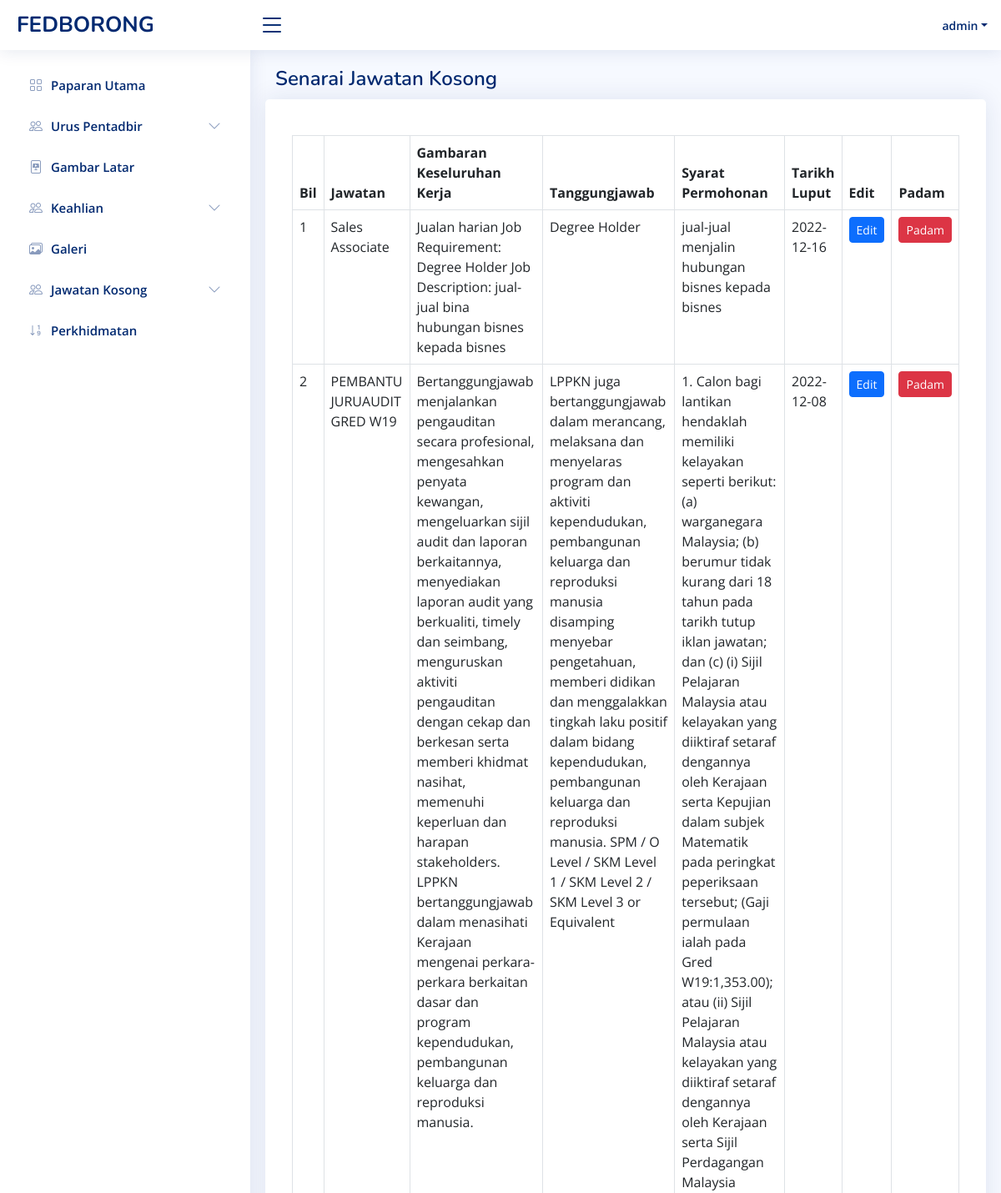
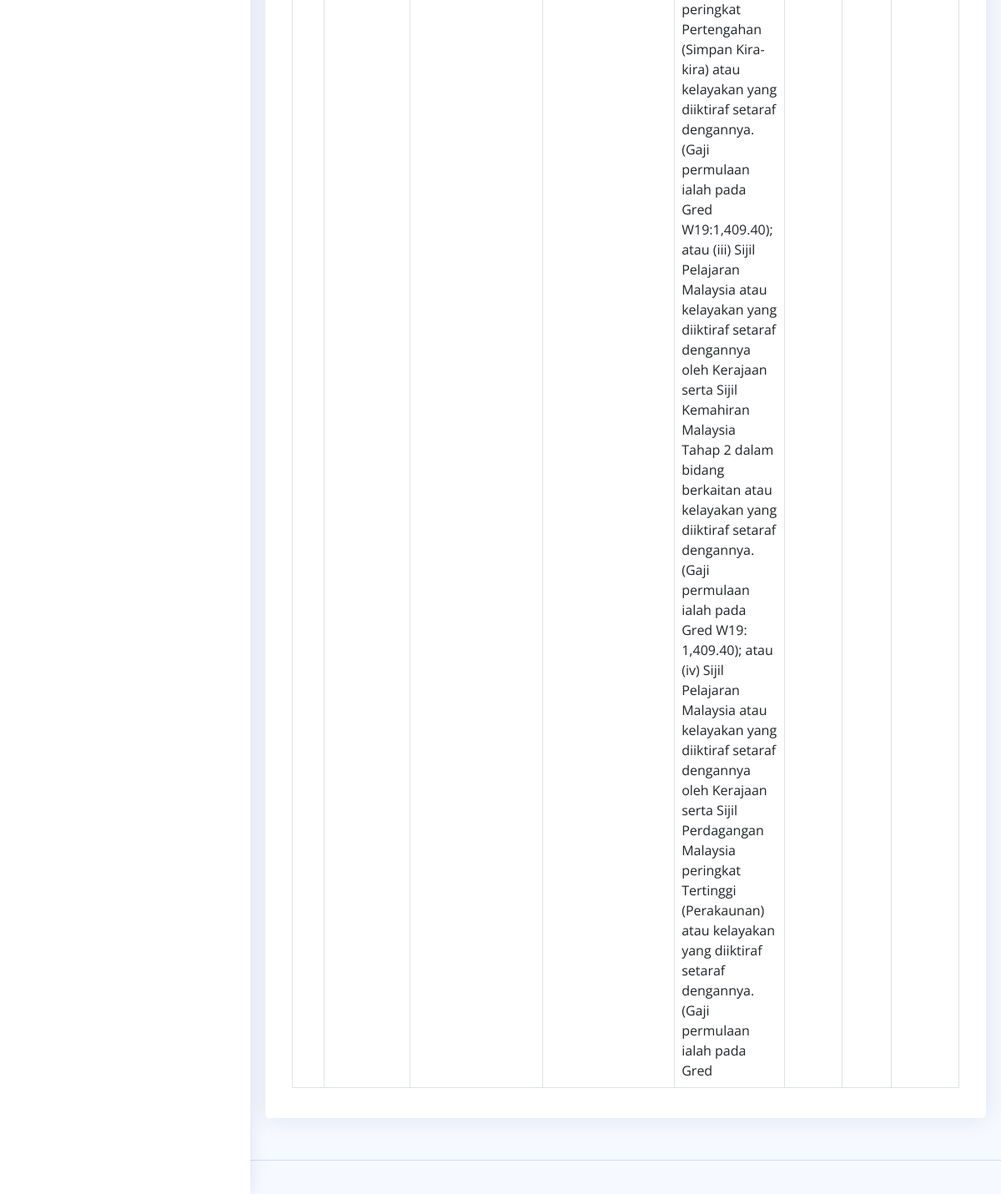
/admin-job.php (signed in), run on an earlier commit of the app's database (2 pictures, top to bottom).
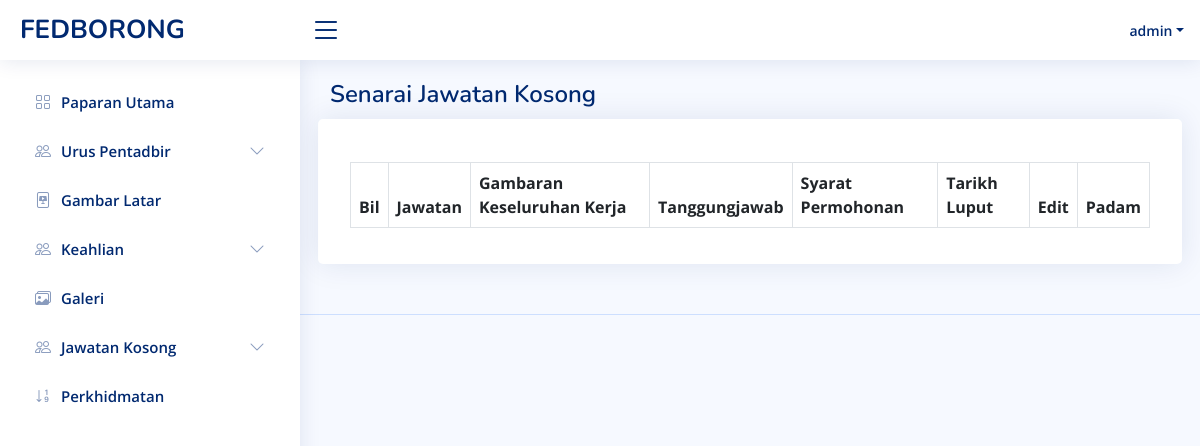
And on a later commit of the database.
### tables this page shows
CREATE TABLE `user` (
  `id` int(11) NOT NULL,
  `name` varchar(255) NOT NULL,
  `email` varchar(255) NOT NULL,
  `password` varchar(255) NOT NULL,
  `status` tinyint(4) NOT NULL
);

CREATE TABLE `jawatan` (
  `id` int(12) NOT NULL,
  `job` text NOT NULL,
  `overview` longtext NOT NULL,
  `responsibilities` mediumtext NOT NULL,
  `requirements` mediumtext NOT NULL,
  `date` date NOT NULL
);

### admin-job.php (the view, shortened to what this page needs)
<?php
    if(isset($_SESSION['username'])) {
?>
<?php
include 'admin/admin-header.php';
require('db_connect.php');
?>
<body>
<?php include 'admin-nav.php';?>
  <main id="main" class="main">
  <div class="pagetitle">
      <h1>Senarai Jawatan Kosong</h1>
    </div>
    <section class="section">
      <div class="row">
      <div class="card">
            <div class="card-body">
              <h5 class="card-title"></h5>
              <table class="table table-bordered ">
                <thead>
                  <tr>
                    <th scope="col">Bil</th>
                    <th scope="col">Jawatan</th>
                    <th scope="col">Gambaran Keseluruhan Kerja</th>
                    <th scope="col">Tanggungjawab</th>
                    <th scope="col">Syarat Permohonan</th>
                    <th scope="col">Tarikh Luput</th>
                    <th scope="col">Edit</th>
                    <th scope="col">Padam</th>
                  </tr>
                </thead>
                <tbody>
                  <?php
                  $count=1;
                  $sel_query="Select * from jawatan ORDER BY id desc;";
                  $result = mysqli_query($conn,$sel_query);
                  while($row = mysqli_fetch_assoc($result)) { ?>
                  <tr>
                    <td><?php echo $count; ?></td>
                    <td><?php echo $row['job'] ?></td>
                    <td><?php echo $row['overview'] ?></td>
                    <td><?php echo $row['responsibilities'] ?></td>
                    <td><?php echo $row['requirements'] ?></td>
                    <td><?php echo $row['date'] ?></td>
                    <td><a href="admin-job-edit?id=<?php echo $row['id'] ?>" class="btn btn-primary btn-sm">Edit</a></td>
                    <td>
                    <button type="button" class="btn btn-danger btn-sm" data-bs-toggle="modal" data-bs-target="#verticalycentered-<?php echo $row['id'] ?>">
                     Padam
                    </button>
                    </td>
                  </tr>
                  <?php $count++; } ?>
                </tbody>
              </table>
            </div>
          </div>
      </div>
    </section>
  </main>
  <?php include 'admin/admin-footer.php' ?>
<?php
    } else {
        header("Location: ./admin-login?error=login_first");
        exit();
    }
 ?>

### admin/admin-header.php (shortened to what this page needs)
<!DOCTYPE html>
<html lang="en">
<head>
  <link rel="stylesheet" href="admin-assets/vendor/datatables-responsive/css/responsive.bootstrap4.min.css">
  <link rel="stylesheet" href="assets/plugins/datatables-bs4/css/dataTables.bootstrap4.min.css">
  <link rel="stylesheet" href="assets/plugins/datatables-responsive/css/responsive.bootstrap4.min.css">
  <link rel="stylesheet" href="assets/plugins/datatables-buttons/css/buttons.bootstrap4.min.css">
  <link href="admin-assets/vendor/bootstrap/css/bootstrap.min.css" rel="stylesheet">
  <link href="admin-assets/vendor/bootstrap-icons/bootstrap-icons.css" rel="stylesheet">
  <link href="admin-assets/vendor/boxicons/css/boxicons.min.css" rel="stylesheet">
  <link href="admin-assets/vendor/quill/quill.snow.css" rel="stylesheet">
  <link href="admin-assets/vendor/quill/quill.bubble.css" rel="stylesheet">
  <link href="admin-assets/vendor/remixicon/remixicon.css" rel="stylesheet">
  <link href="admin-assets/vendor/simple-datatables/style.css" rel="stylesheet">
  <link href="admin-assets/css/style.css" rel="stylesheet">
  <link href="admin-assets/css/custom.css" rel="stylesheet">
</head>
<body>

### admin-nav.php (shortened to what this page needs)
<header id="header" class="header fixed-top d-flex align-items-center">
<?php
require('db_connect.php');
 $id = $_SESSION['username'];
   $user = "SELECT * FROM user WHERE name = '$id'";
   $admins = mysqli_fetch_assoc($conn->query($user) );
?>
<div class="d-flex align-items-center justify-content-between">
    <a href="admin-index" class="logo d-flex align-items-center">
      <span class="d-none d-lg-block">FEDBORONG</span>
    </a>
    <i class="bi bi-list toggle-sidebar-btn"></i>
  </div>
  <nav class="header-nav ms-auto">
    <ul class="d-flex align-items-center">
      <li class="nav-item dropdown pe-3">
        <a class="nav-link nav-profile d-flex align-items-center pe-0" href="#" data-bs-toggle="dropdown">
          <span class="d-none d-md-block dropdown-toggle ps-2"><?php echo $admins['name'];  ?></span>
        </a>
      </li>
    </ul>
  </nav>
</header>
<aside id="sidebar" class="sidebar">
  <ul class="sidebar-nav" id="sidebar-nav">
    <li class="nav-item">
      <a class="nav-link collapsed " href="admin-index">
        <i class="bi bi-grid"></i>
        <span>Paparan Utama</span>
      </a>
    </li>
    <?php if ($admins['status'] == 1) { ?>
    <li class="nav-item">
      <a class="nav-link collapsed" data-bs-target="#tables-nav" data-bs-toggle="collapse" href="#">
        <i class="bi bi-people"></i><span>Urus Pentadbir</span><i class="bi bi-chevron-down ms-auto"></i>
      </a>
    </li>
    <?php } else { ?>
    <?php }?>
    <li class="nav-item">
      <a class="nav-link collapsed" href="admin-slides">
        <i class="bi bi-file-slides"></i>
        <span>Gambar Latar</span>
      </a>
    </li>
    <li class="nav-item">
      <a class="nav-link collapsed" data-bs-target="#tables-nav2" data-bs-toggle="collapse" href="#">
        <i class="bi bi-people"></i><span>Keahlian</span><i class="bi bi-chevron-down ms-auto"></i>
      </a>
    </li>
    <li class="nav-item">
      <a class="nav-link collapsed" href="admin-gallery">
      <i class="bi bi-images"></i>
        <span>Galeri</span>
      </a>
    </li>
    <li class="nav-item">
      <a class="nav-link collapsed" data-bs-target="#tables-nav3" data-bs-toggle="collapse" href="#">
        <i class="bi bi-people"></i><span>Jawatan Kosong</span><i class="bi bi-chevron-down ms-auto"></i>
      </a>
    </li>
    <li class="nav-item">
      <a class="nav-link collapsed" href="./admin-counter">
        <i class="bi bi-sort-numeric-down"></i>
        <span>Perkhidmatan</span>
      </a>
    </li>
  </ul>
</aside>

### admin/admin-footer.php (shortened to what this page needs)
<footer id="footer" class="footer">
    </footer>
  </body>
  </html>

### admin-assets/css/style.css (style rules this page uses)
:root { scroll-behavior: smooth; }
body { font-family: "Open Sans", sans-serif; background: #f6f9ff; color: #444444; }
a { color: #4154f1; text-decoration: none; }
h1, h2, h3, h4, h5, h6 { font-family: "Nunito", sans-serif; }
#main { margin-top: 60px; padding: 20px 30px; transition: all 0.3s; }
.pagetitle { margin-bottom: 10px; }
.pagetitle h1 { font-size: 24px; margin-bottom: 0; font-weight: 600; color: #012970; }
.card { margin-bottom: 30px; border: none; border-radius: 5px; box-shadow: 0px 0 30px rgba(1, 41, 112, 0.1); }
.card-title { padding: 20px 0 15px 0; font-size: 18px; font-weight: 500; color: #012970; font-family: "Poppins", sans-serif; }
.card-body { padding: 0 20px 20px 20px; }
.logo { line-height: 1; }
@media (min-width: 1200px) { .logo { width: 280px; } }
.logo span { font-size: 26px; font-weight: 700; color: #012970; font-family: "Nunito", sans-serif; }
.header { transition: all 0.5s; z-index: 997; height: 60px; box-shadow: 0px 2px 20px rgba(1, 41, 112, 0.1); background-color: #fff; padding-left: 20px; }
.header .toggle-sidebar-btn { font-size: 32px; padding-left: 10px; cursor: pointer; color: #012970; }
.header-nav ul { list-style: none; }
.header-nav>ul { margin: 0; padding: 0; }
.header-nav .nav-profile { color: #012970; }
.header-nav .nav-profile span { font-size: 14px; font-weight: 600; }
.sidebar { position: fixed; top: 60px; left: 0; bottom: 0; width: 300px; z-index: 996; transition: all 0.3s; padding: 20px; overflow-y: auto; scrollbar-width: thin; scrollbar-color: #aab7cf transparent; box-shadow: 0px 0px 20px rgba(1, 41, 112, 0.1); background-color: #fff; }
@media (min-width: 1200px) { #main, #footer { margin-left: 300px; } }
.sidebar-nav { padding: 0; margin: 0; list-style: none; }
.sidebar-nav li { padding: 0; margin: 0; list-style: none; }
.sidebar-nav .nav-item { margin-bottom: 5px; }
.sidebar-nav .nav-link { display: flex; align-items: center; font-size: 15px; font-weight: 600; color: #4154f1; transition: 0.3; background: #f6f9ff; padding: 10px 15px; border-radius: 4px; }
.sidebar-nav .nav-link i { font-size: 16px; margin-right: 10px; color: #4154f1; }
.sidebar-nav .nav-link.collapsed { color: #012970; background: #fff; }
.sidebar-nav .nav-link.collapsed i { color: #899bbd; }
.sidebar-nav .nav-link .bi-chevron-down { margin-right: 0; transition: transform 0.2s ease-in-out; }
.footer { padding: 20px 0; font-size: 14px; transition: all 0.3s; border-top: 1px solid #cddfff; }

What changed in the data, as far as the page shows it:
removed jawatan: job "Sales Associate", overview "Jualan harian Job Requirement: Degree Holder Job Description: jual-jual bina hubungan bisnes kepada bisnes", responsibilities "Degree Holder", requirements "jual-jual menjalin hubungan bisnes kepada bisnes", date "2022-12-16"
removed jawatan: job "PEMBANTU JURUAUDIT GRED W19", overview "Bertanggungjawab menjalankan pengauditan secara profesional, mengesahkan penyata kewangan, mengeluarkan sijil audit dan laporan berkaitannya, menyediakan laporan audit yang berkualiti, timely dan seimbang, menguruskan aktiviti pengauditan dengan cekap dan berkesan serta memberi khidmat nasihat, memenuhi keperluan dan harapan stakeholders. LPPKN bertanggungjawab dalam menasihati Kerajaan mengenai perkara-perkara berkaitan dasar dan program kependudukan, pembangunan keluarga dan reproduksi manusia.", responsibilities "LPPKN juga bertanggungjawab dalam merancang, melaksana dan menyelaras program dan aktiviti kependudukan, pembangunan keluarga dan reproduksi manusia disamping menyebar pengetahuan, memberi didikan dan menggalakkan tingkah laku positif dalam bidang kependudukan, pembangunan keluarga dan reproduksi manusia. SPM / O Level / SKM Level 1 / SKM Level 2 / SKM Level 3 or Equivalent", requirements "1. Calon bagi lantikan hendaklah memiliki kelayakan seperti berikut: (a) warganegara Malaysia; (b) berumur tidak kurang dari 18 tahun pada tarikh tutup iklan jawatan; dan (c) (i) Sijil Pelajaran Malaysia atau kelayakan yang diiktiraf setaraf dengannya oleh Kerajaan serta Kepujian dalam subjek Matematik pada peringkat peperiksaan tersebut; (Gaji permulaan ialah pada Gred W19:1,353.00); atau (ii) Sijil Pelajaran Malaysia atau kelayakan yang diiktiraf setaraf dengannya oleh Kerajaan serta Sijil Perdagangan Malaysia peringkat Pertengahan (Simpan Kira- kira) atau kelayakan yang diiktiraf setaraf dengannya. (Gaji permulaan ialah pada Gred W19:1,409.40); atau (iii) Sijil Pelajaran Malaysia atau…", date "2022-12-08"
